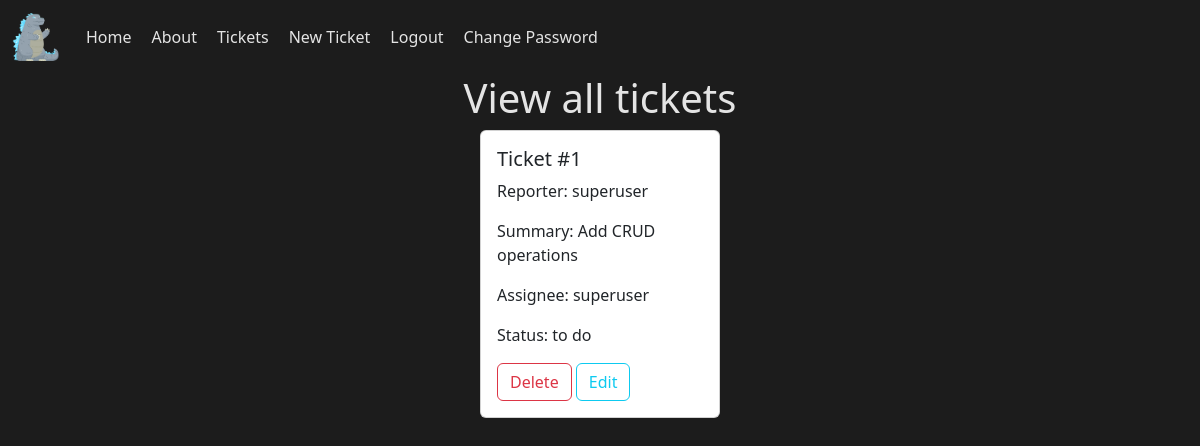
The page /tickets/ (signed in) on the database as committed earlier.
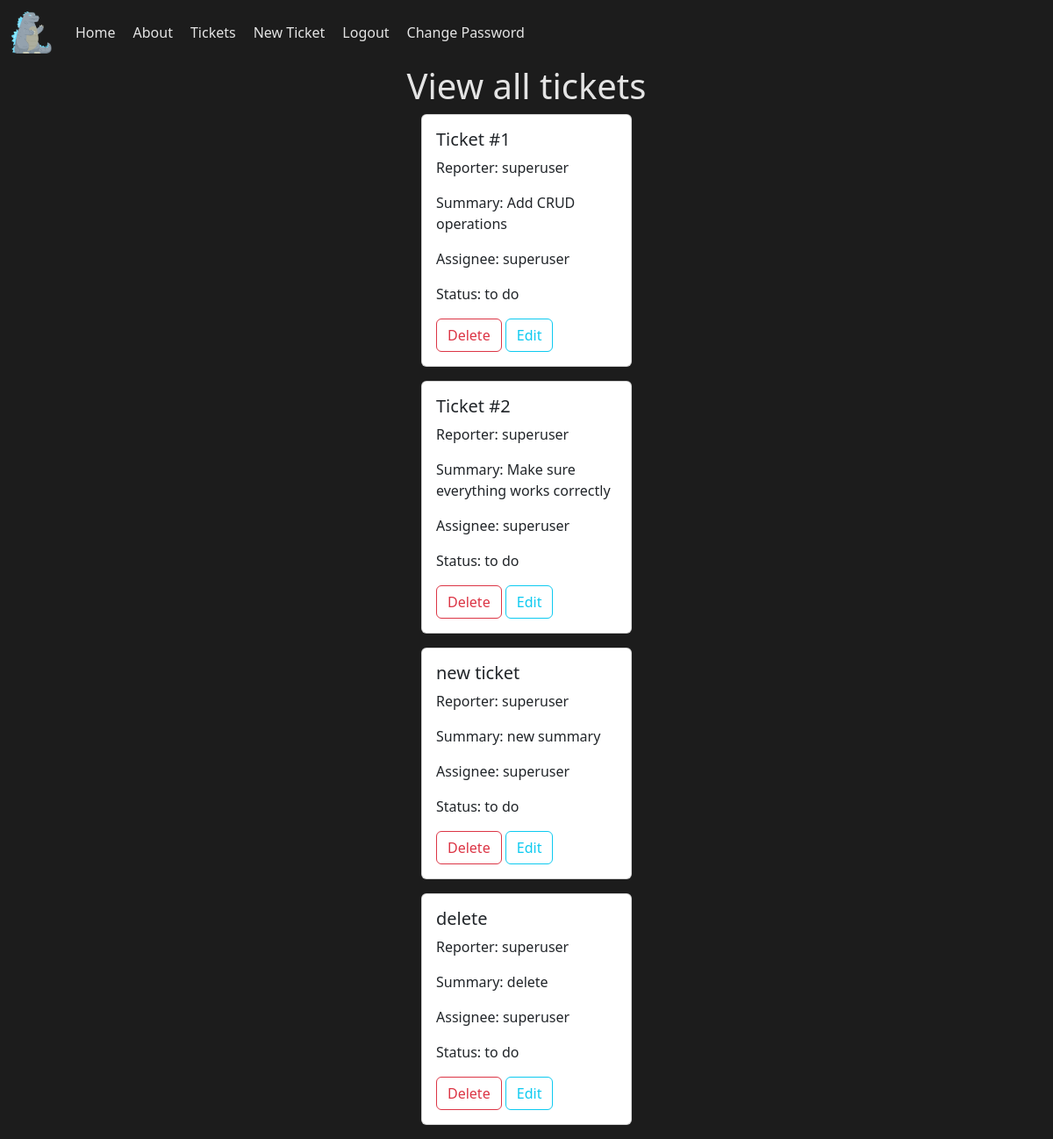
The same page on the database as committed later.
### issues/models.py (models this page shows, shortened)
class Issue(models.Model):
    name = models.CharField(max_length=64)
    summary = models.CharField(max_length=128)
    description = models.TextField(default="No description provided")
    reporter = models.ForeignKey(
        get_user_model(),
        on_delete=models.CASCADE
    )
    assignee = models.ForeignKey(
        get_user_model(),
        on_delete=models.CASCADE,
        related_name="assignee",
        blank=True, null=True
    )
    created_on = models.DateTimeField(auto_now_add=True)
    status = models.ForeignKey(Status, on_delete=models.CASCADE)

class Status(models.Model):
    name = models.CharField(max_length=128)
    description = models.CharField(max_length=256)
    def __str__(self):
        return self.name

### accounts/models.py (models this page shows)
class CustomUser(AbstractUser):
    role = models.ForeignKey(
        Role,
        on_delete=models.CASCADE,
        blank=True, null=True
    )
    team = models.ForeignKey(
        Team,
        on_delete=models.CASCADE,
        blank=True, null=True
    )

### issues/views.py (the view)
# urls.py: path("tickets/", views.IssueListView.as_view(), name='tickets'),
class IssueListView(LoginRequiredMixin, ListView):
    template_name = "issues/list.html"
    model = Issue
    def get_context_data(self, **kwargs):
        context = super().get_context_data(**kwargs)
        user = self.request.user
        role = Role.objects.get(name="product owner")
        team_po = (
            CustomUser.objects
            .filter(team=user.team)
            .filter(role=role)
        )
        to_do = Status.objects.get(name="to do")
        context["to_do_list"] = (
            Issue.objects
            .filter(status=to_do)
            .filter(reporter=team_po[0])
            .order_by("created_on").reverse()
        )
        in_progress = Status.objects.get(name="in progress")
        context["in_progress_list"] = (
            Issue.objects
            .filter(status=in_progress)
            .filter(reporter=team_po[0])
            .order_by("created_on").reverse()
        )
        done = Status.objects.get(name="done")
        context["done_list"] = (
            Issue.objects
            .filter(status=done)
            .filter(reporter=team_po[0])
            .order_by("created_on").reverse()
        )
        return context

### templates/issues/list.html (shortened to what this page needs)
{% extends 'base.html' %}
{% block content %}
<h1 class="text-center">View all tickets</h1>
{% for issue in issue_list %}
<div class="card m-auto mb-3" style="width: 15rem; min-height: 10rem;">
    <div class="card-body">
      <h5>{{ issue.name }}</h5>
      <p class="">Reporter: {{ issue.reporter }}</p>
      <p class="">Summary: {{ issue.summary }}</p>
      <p class="">Assignee: {{ issue.assignee }}</p>
      <p class="">Status: {{ issue.status }}</p>
      <a href="{% url 'issue-delete' issue.id %}" class="btn btn-outline-danger">Delete</a>
      <a href="{% url 'issue-update' issue.id %}" class="btn btn-outline-info">Edit</a>
    </div>
</div>
{% endfor %}
{% endblock content %}

### templates/base.html (shortened to what this page needs)
{% load static %}
<!DOCTYPE html>
<html lang="en">
<head>
    <link href="https://cdn.jsdelivr.net/npm/bootstrap@5.3.3/dist/css/bootstrap.min.css" rel="stylesheet">
    <link href="{% static 'issue_mgr/css/base.css' %}" rel="stylesheet">
</head>
<body id="main-body">
    <nav id="main-body" class="navbar navbar-expand-lg" data-bs-theme="dark">
      <div class="container-fluid">
        <a id="logo" class="navbar-brand" href="{% url 'home' %}">
          <img style="width: 3rem; height: 3rem;" src="{% static 'img/Godzilla.png' %}" alt="an animated picture of Godzilla">
        </a>
        <div class="collapse navbar-collapse" id="navbarNavAltMarkup">
          <div class="navbar-nav">
            <a id="anchor-tags" class="nav-link active" aria-current="page" href="{% url 'home' %}">Home</a>
            <a id="anchor-tags" class="nav-link" href="{% url 'about' %}">About</a>
            <a id="anchor-tags" class="nav-link" href="{% url 'tickets' %}">Tickets</a>
            <a id="anchor-tags" class="nav-link" href="{% url 'issue-create' %}">New Ticket</a>
            {% if user.is_authenticated %}
            <form method="POST" action="{% url 'logout' %}">
              <input value='Logout' id='anchor-tags' class='nav-link text-light' type="submit">
            </form>
            <a class="nav-link text-light" id="anchor-tags" href="{% url 'password_change' %}">Change Password</a>
            {% else %}
            <a id="anchor-tags" class="nav-link" href="{% url 'signup' %}">Sign Up</a>
            <a id="anchor-tags" class='nav-link' href="{% url 'login' %}">Log In</a>
            {% endif %}
          </div>
        </div>
      </div>
    </nav>
    <main>
      {% block content %}
      {% endblock content %}
    </main>
</body>
</html>

### static/issue_mgr/css/base.css (style rules this page uses)
#main-body { background-color: #1C1C1C; }
#anchor-tags { color: #E4E4E4 !important; margin: 5px; padding: 5px; border-radius: 10px; background: transparent; transition: background 0.5s ease, border 0.5s ease; }
a { text-decoration: none; }
h1 { color: #E4E4E4 !important; }

Rows that differ between the two databases and show on the page:
added Issue: name "Ticket #2", reporter "superuser", summary "Make sure everything works correctly", assignee "superuser", status "to do"
added Issue: name "new ticket", reporter "superuser", summary "new summary", assignee "superuser", status "to do"
added Issue: name "delete", reporter "superuser", summary "delete", assignee "superuser", status "to do"
